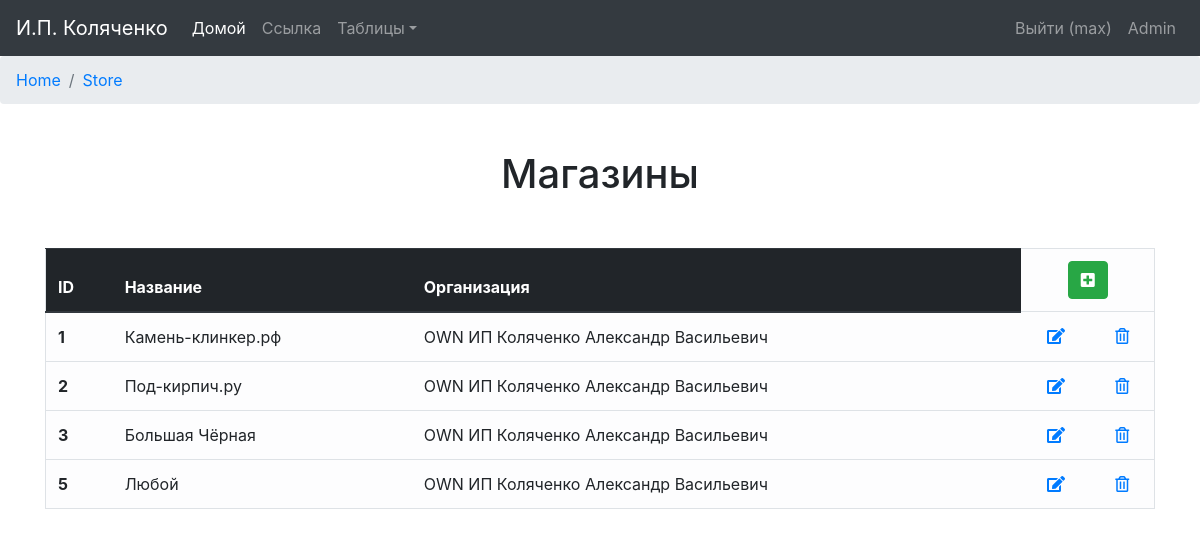
The page /store (signed in) on the database its author committed.
### orders/models.py (models this page shows, shortened)
class Store(models.Model):
    store_name = models.CharField('Название', max_length=64)
    store_org = models.ForeignKey(Organization)
    is_active = models.BooleanField(IS_ACTIVE, default=True)
    created = models.DateTimeField(CREATED, auto_now_add=True, auto_now=False)
    updated = models.DateTimeField(UPDATED, auto_now_add=False, auto_now=True)
    class Meta:
        verbose_name = 'Магазин'
        verbose_name_plural = 'Магазины'

class Organization(models.Model):
    NONE = 'NON'
    OWN = 'OWN'
    MANUFACTURER = 'MAN'
    PROVIDER = 'PRO'
    PARTNER = 'PRT'
    CLIENT = 'CLI'
    ORG_TYPES = (
        (NONE, 'Не указано'),
        (OWN, 'Компания-аватар'),
        (MANUFACTURER, 'Производитель'),
        (PROVIDER, 'Поставщик'),
        (PARTNER, 'Компания-партнёр'),
        (CLIENT, 'Компания-клиент'),
    )
    org_type = models.CharField('Тип организации', max_length=4, choices=ORG_TYPES, default=NONE)
    org_name = models.CharField('Название', max_length=64)
    org_phone = models.CharField('Телефон', max_length=48)
    org_email = models.CharField('E-mail', max_length=48, blank=True, null=True, default=None)
    org_website = models.CharField('Сайт', max_length=48, blank=True, null=True, default=None)
    org_contact_person = models.CharField('Контактное лицо', max_length=64, blank=True, null=True, default=None)
    org_INN = models.CharField('ИНН', max_length=12, blank=True, null=True, default=None)
    org_KPP = models.CharField('КПП', max_length=9, blank=True, null=True, default=None)
    org_OGRN = models.CharField('ОРГН', max_length=13, blank=True, null=True, default=None)
    org_OKPO = models.CharField('ОКПО', max_length=10, blank=True, null=True, default=None)
    org_checking_account = models.CharField('Расчётный счёт', max_length=20, blank=True, null=True, default=None)
    org_bank = models.ForeignKey(Bank, blank=True, null=True, default=None)
    is_active = models.BooleanField(IS_ACTIVE, default=True)
    created = models.DateTimeField(CREATED, auto_now_add=True, auto_now=False)
    updated = models.DateTimeField(UPDATED, auto_now_add=False, auto_now=True)
    def __str__(self):
        return "%s %s" % (self.org_type, self.org_name)
    class Meta:
        verbose_name = 'Организация'
        verbose_name_plural = 'Организации'

### orders/views.py (the view)
# urls.py: url(r'^store$', views.store_out, name='store_out'),
@login_required
def store_out(request):
    store_list = Store.objects.filter(is_active=True)
    store_verbose = Store._meta.verbose_name_plural
    return render(request, "Store/store_out.html", locals())

### orders/context_processors.py (called while the page is built)
def getting_username(request):
    username = auth.get_user(request).username
    return locals()

### templates/Store/store_out.html (shortened to what this page needs)
{% extends 'base.html' %}
{% block content %}
    <nav aria-label="breadcrumb">
        <ol class="breadcrumb">
            <li class="breadcrumb-item"><a href="{% url "home_page" %}">Home</a></li>
            <li class="breadcrumb-item active" aria-current="page"><a href="{% url "store_out" %}">Store</a></li>
        </ol>
    </nav>
    <div class="container">
        <h1 align="center" class="h1-out">{{ store_verbose }}</h1>
    </div>
    <div class="container out-container">
        <table class="table table-light border table-hover" align="center">
            <thead class="thead-dark">
            <tr>
                <th>ID</th>
                <th>Название</th>
                <th>Организация</th>
                <td colspan="2" align="center">
                    <form action="{% url "store_add" %}">
                        <button type="submit" class="btn btn-success" title="Добавить"><i
                                class="fas fa-plus-square"></i></button>
                    </form>
                </td>
            </tr>
            </thead>
            {% for store in store_list %}
                <tr>
                    <th>{{ store.id }}</th>
                    <td>{{ store.store_name }}</td>
                    <td>{{ store.store_org }}</td>
                    <td align="center"><a href="{% url "store_edit" store.id %}"><i class="fas fa-edit"
                                                                                    title="Изменить"></i></a>
                    </td>
                    <td align="center"><a href="{% url "store_delete" store.id %}"><i class="far fa-trash-alt"
                                                                                      title="Удалить"></i></a></td>
                </tr>
            {% endfor %}
        </table>
    </div>
{% endblock %}

### templates/navbar.html (shortened to what this page needs)
{% load static %}
<nav class="navbar navbar-expand-lg navbar-dark bg-dark">
    <a class="navbar-brand" href="{% url "home_page" %}">И.П. Коляченко</a>
    <div class="collapse navbar-collapse" id="navbarsExample05">
        <ul class="navbar-nav mr-auto">
            <li class="nav-item active">
                <a class="nav-link" href="{% url "home_page" %}">Домой <span class="sr-only">(current)</span></a>
            </li>
            <li class="nav-item">
                <a class="nav-link" href="#">Ссылка</a>
            </li>
            <li class="nav-item dropdown">
                <a class="nav-link dropdown-toggle" href="http://example.com" id="dropdown05" data-toggle="dropdown"
                   aria-haspopup="true" aria-expanded="false">Таблицы</a>
            </li>
        </ul>
        <form class="form-inline my-2 my-md-0">
            <ul class="nav navbar-nav navbar-right">
                {% if username %}
                    <li class="nav-item nav-top-item">
                        <a class="nav-link nav-top-link" href="{% url "logout" %}">
                            Выйти ({{ username }})</a>
                    </li>
                    <li class="nav-item nav-top-item">
                        <a class="nav-link nav-top-link" href="admin/">
                            Admin</a>
                    </li>
                {% else %}
                    <li class="nav-item nav-top-item">
                        <a class="nav-link nav-top-link" href="{% url "login" %}">
                            <i class="fa fa-sign-in" aria-hidden="true"></i> Войти</a>
                    </li>
                {% endif %}
            </ul>
        </form>
    </div>
</nav>

### static/static_dev/css/main.css (style rules this page uses)
.out-container { padding-top: 5px; padding-bottom: 10px; }
.h1-out { padding-top: 30px; padding-bottom: 30px; }

### static/static_dev/css/base.css (style rules this page uses)
html, body { height: 100%; max-height: 100%; }
h1 { margin-top: 15px; margin-bottom: 15px; text-align: center; }

### rows shown on the page
Store: id "1", store_name "Камень-клинкер.рф", store_org "OWN ИП Коляченко Александр Васильевич"
Store: id "2", store_name "Под-кирпич.ру", store_org "OWN ИП Коляченко Александр Васильевич"
Store: id "3", store_name "Большая Чёрная", store_org "OWN ИП Коляченко Александр Васильевич"
Store: id "5", store_name "Любой", store_org "OWN ИП Коляченко Александр Васильевич"

### other values the page prints
{{ username }} "max"
{{ store_verbose }} "Магазины"
